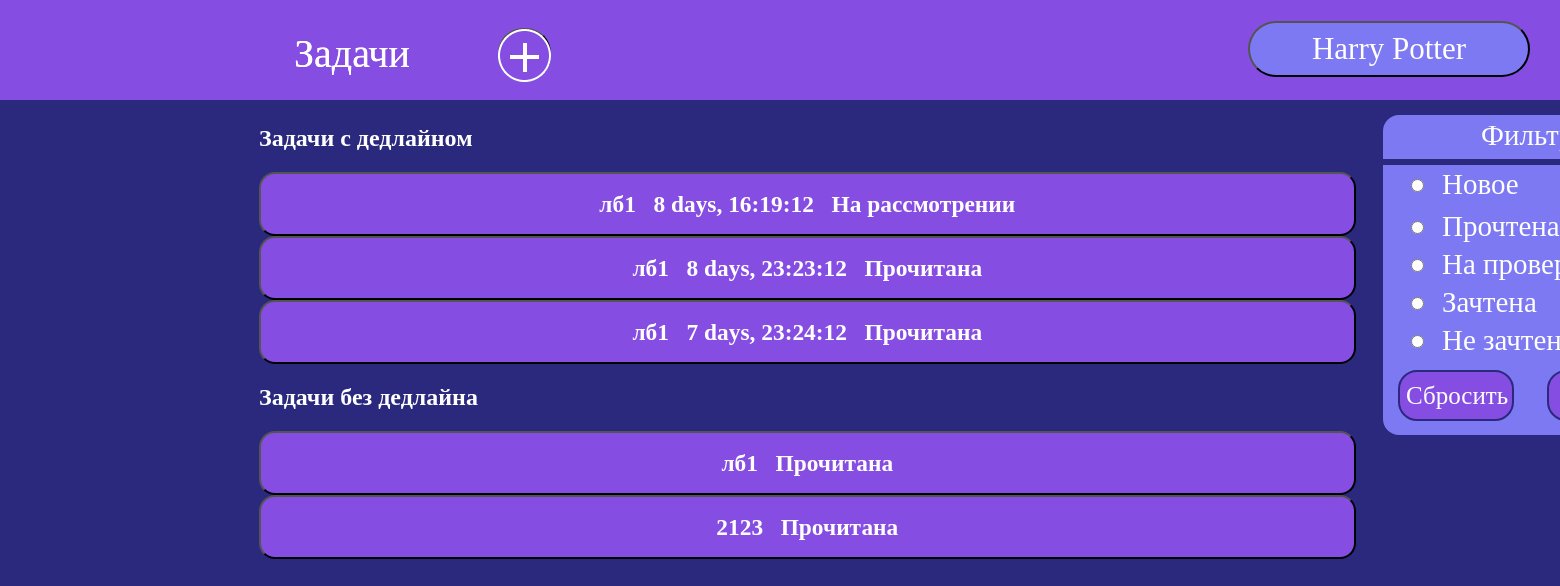
Page /tasks (signed in) on the committed database.
### add_user.py (models this page shows, shortened)
class Users(db.Model, UserMixin):
    id = db.Column(db.Integer, primary_key=True)
    name = db.Column(db.String(100), primary_key=False)
    contact = db.Column(db.String(100), primary_key=False)
    role = db.Column(db.Integer, primary_key=False)
    password = db.Column(db.String(100), primary_key=False)

### task_edit.py (models this page shows, shortened)
class Tasks(db.Model):
    id = db.Column(db.Integer, primary_key=True)
    name_task = db.Column(db.String(100), primary_key=False)
    from_user_id = db.Column(db.Integer, db.ForeignKey('users.id'))
    to_user_id = db.Column(db.Integer, primary_key=False)
    text_task = db.Column(db.Text, primary_key=False)
    files = db.Column(db.Text, primary_key=False)
    begin_date = db.Column(db.DateTime, primary_key=False)
    end_date = db.Column(db.DateTime, primary_key=False)
    status = db.Column(db.String(100), primary_key=False)
    id_ping = db.Column(db.Integer, primary_key=False)
    elevations = db.Column(db.Integer, primary_key=False)

### app.py (the view, shortened to what this page needs)
@app.route('/tasks', methods=['GET', 'POST'])
@login_required
def tasks():
    user = Users.query.filter_by(id=session['_user_id']).first()
    role = user.role
    name_user = user.name
    id_ping = Tasks.id_ping
    max_id = 0
    task_elev = {}
    if role == 0:
        tasks = Tasks.query.filter_by(from_user_id=session['_user_id']).all()
        for task in tasks:
            if max_id < task.id:
                max_id = task.id
    else:
        tasks = Tasks.query.filter_by(to_user_id=session['_user_id']).all()
        for task in tasks:
            if max_id < task.id:
                max_id = task.id
    deadline_list = [0] * (max_id + 1)
    task_list = [0] * (max_id + 1)
    for task in tasks:
        if task.end_date:
            deadline_list[task.id] = str(task.end_date - datetime.now()).replace(' days ', ':')
        user_task = Users.query.filter_by(id=task.from_user_id).first()
        nmUser = user_task.name
        task_list[task.id] = nmUser
    tasks_all = []
    if role == 0:
        for task in tasks:
            if task.id_ping != 1:
                tasks_all.append(task)
    else:
        for task in tasks:
            if task.id_ping != 2:
                tasks_all.append(task)
    for task in tasks_all:
        task_elev[task] = task.elevations
    task_elev_list = []
    sorted_tuple = sorted(task_elev.items(), key=lambda x: x[1])
    task_elev = dict(sorted_tuple)
    for task in task_elev.keys():
        task_elev_list.append(task)
    task_elev_list.reverse()
    status_filter = request.form.get('filter')
    return render_template("tasks.html",
                           name_user=name_user,
                           role=role,
                           tasks=task_elev_list,
                           task_list=task_list,
                           deadline_list=deadline_list,
                           session=session,
                           id_ping=id_ping
                           )

### add_user.py (called while the page is built)
@manager.user_loader
def load_user(user_id):
    return Users.query.get(user_id)

### templates/tasks.html (shortened to what this page needs)
<!doctype html>
<html lang="en">
<head>
    <link rel="stylesheet" href="{{ url_for('static', filename='css/tasks.css') }}">
</head>
<body>
    <div id="rectangle9"></div>
    <div id="rectangle12"></div>
    <div id="vector8"></div>
    <form method="post">
    <label><input type="radio" name="filter" value="nonecheck"/></label>
    <label1><input type="radio" name="filter" value="read"/></label1>
    <label2><input type="radio" name="filter" value="looking"/></label2>
    <label3><input type="radio" name="filter" value="good"/></label3>
    <label4><input type="radio" name="filter" value="bad"/></label4>
        <button class="button19" name="filter" type="reset">Сбросить</button>
        <button class="button20" name="filtered" type="submit">Найти</button>
    </form>
    <h65>Фильтр</h65>
    <h66>Новое</h66>
    <h67>Прочтена</h67>
    <h68>На проверке</h68>
    <h69>Зачтена</h69>
    <h70>Не зачтена</h70>
<h49>Задачи</h49>
   <form action="/add_tasks" method="GET">
    <form action="handler.php">
        {% if role == 0 %}
        <button class="button21">
        <h81><img src="{{ url_for('static', filename='img/круг.png') }}" alt =""></h81>
        <h82><img src="{{ url_for('static', filename='img/плюс.png') }}" alt =""></h82>
        </button>
        {% endif %}
        </form>
    </form>
<h49>Задачи</h49>
    <form action="/profile" method="GET">
<button class="button14" name="{{ name_user }}" type="submit">{{ name_user }}</button>
    </form>
<form action="/view_task" method="get">
    <div class="wrap">
    {% if role == 1 %}
    <h2>Задачи с дедлайном</h2>
    {% for task in tasks %}
        {% if task.end_date != None %}
        <button class="btn-task" name="{{ task.id }}" type="submit">
        <h3>{{ task.name_task }} &nbsp; {{ deadline_list[task.id] }} &nbsp; {{ task_list[task.id] }} &nbsp; {{ task.status }}</h3>
        </button>
        {% endif %}
    {% endfor %}
    <h2>Задачи без дедлайна</h2>
    {% for task in tasks %}
        {% if task.end_date == None %}
        <button class="btn-task" name="{{ task.id }}" type="submit">
        <h3>{{ task.name_task }} &nbsp; {{ task_list[task.id] }} &nbsp; {{ task.status }}</h3>
        </button>
        {% endif %}
    {% endfor %}
    {% else %}
    <h2>Задачи с дедлайном</h2>
    {% for task in tasks %}
        {% if task.end_date != None %}
        <button class="btn-task" name="{{ task.id }}" type="submit">
            <h3>{{ task.name_task }} &nbsp; {{ deadline_list[task.id] }} &nbsp; {{ task.status }}</h3>
        </button>
        {% endif %}
    {% endfor %}
    <h2>Задачи без дедлайна</h2>
    {% for task in tasks %}
        {% if task.end_date == None %}
            <button class="btn-task" name="{{ task.id }}" type="submit">
        <h3>{{ task.name_task }} &nbsp; {{ task.status }}</h3>
            </button>
        {% endif %}
    {% endfor %}
    {% endif %}
    </div>
</form>
</body>
</html>

### static/css/tasks.css (style rules this page uses)
body { margin: 0; background: #2A297E; }
#rectangle9 { position: absolute; width: 1920px; height: 100px; left: 0px; top: 0px; background: #864DE2; }
#rectangle12 { position: absolute; width: 293px; height: 320px; left: 1383px; top: 115px; background: #7C79F2; border-radius: 16px; }
#vector8 { position: absolute; width: 293px; height: 0px; left: 1383px; top: 159px; border: solid #2A297E; }
h65 { position: absolute; width: 84px; height: 33px; left: 1481px; top: 119px; font-family: 'Cuprum'; font-style: normal; font-weight: 400; font-size: 29px; line-height: 33px; color: #FFFFFF; }
h66 { position: absolute; width: 68px; height: 33px; left: 1442px; top: 168px; font-family: 'Cuprum'; font-style: normal; font-weight: 400; font-size: 29px; line-height: 33px; color: #FFFFFF; }
h67 { position: absolute; width: 106px; height: 33px; left: 1442px; top: 210px; font-family: 'Cuprum'; font-style: normal; font-weight: 400; font-size: 29px; line-height: 33px; color: #FFFFFF; }
h68 { position: absolute; width: 141px; height: 33px; left: 1442px; top: 248px; font-family: 'Cuprum'; font-style: normal; font-weight: 400; font-size: 29px; line-height: 33px; white-space: nowrap; color: #FFFFFF; }
h69 { position: absolute; width: 89px; height: 33px; left: 1442px; top: 286px; font-family: 'Cuprum'; font-style: normal; font-weight: 400; font-size: 29px; line-height: 33px; color: #FFFFFF; }
h70 { position: absolute; width: 123px; height: 33px; left: 1442px; top: 324px; font-family: 'Cuprum'; font-style: normal; font-weight: 400; font-size: 29px; line-height: 33px; white-space: nowrap; color: #FFFFFF; }
label { position: absolute; width: 25px; height: 25px; left: 1406px; top: 176px; }
label1 { position: absolute; width: 25px; height: 25px; left: 1406px; top: 218px; }
label2 { position: absolute; width: 25px; height: 25px; left: 1406px; top: 256px; }
label3 { position: absolute; width: 25px; height: 25px; left: 1406px; top: 294px; }
label4 { position: absolute; width: 25px; height: 25px; left: 1406px; top: 332px; }
h3 { color: white; font-family: 'Cuprum'; }
h2 { color: white; font-family: 'Cuprum'; }
h49 { position: absolute; width: 118px; height: 47px; left: 294px; top: 31px; font-family: 'Cuprum'; font-style: normal; font-weight: 400; font-size: 40px; line-height: 46px; color: #FFFFFF; }
.button14 { position: absolute; width: 282px; height: 56px; left: 1248px; top: 21px; cursor: pointer; background: #7C79F2; border-radius: 30px; font-family: 'Cuprum'; font-style: normal; font-weight: 400; font-size: 31px; line-height: 10px; text-align: center; color: #FFFFFF; }
h81 { position: absolute; width: 53px; height: 53px; left: -2px; top: -1px; }
h82 { position: absolute; width: 29px; height: 29px; left: 10px; top: 4px; }
.button21 { position: absolute; width: 53px; height: 53px; left: 498px; top: 28px; cursor: pointer; background: #7C79F2; border-radius: 25px; font-family: 'Cuprum'; font-style: normal; font-weight: 400; font-size: 31px; line-height: 55px; text-align: center; color: #FFFFFF; }
.wrap { margin-left: 259px; margin-top: 125px; }
.btn-task { width: 1096.6px; height: 64px; background: #864DE2; border-radius: 16px; cursor: pointer; font-family: 'Cuprum'; font-style: normal; font-weight: 400; font-size: 20px; line-height: 10px; text-align: center; }
.button19 { position: absolute; width: 116px; height: 51px; left: 1398px; top: 370px; cursor: pointer; background: #864DE2; border: 2px solid #2A297E; border-radius: 19px; font-family: 'Cuprum'; font-style: normal; font-weight: 400; font-size: 25px; line-height: 20px; text-align: center; color: #FFFFFF; }
.button20 { position: absolute; width: 116px; height: 51px; left: 1547px; top: 370px; cursor: pointer; background: #864DE2; border: 2px solid #2A297E; border-radius: 19px; font-family: 'Cuprum'; font-style: normal; font-weight: 400; font-size: 29px; line-height: 47px; text-align: center; color: #FFFFFF; }

### rows in the picture
Users: name "Harry Potter"
Tasks: name_task "лб1", id "8 days, 16:19:12", status "На рассмотрении"
Tasks: name_task "лб1", deadline_list "8 days, 23:23:12", status "Прочитана"
Tasks: name_task "лб1", deadline_list "7 days, 23:24:12", status "Прочитана"
Tasks: name_task "лб1", status "Прочитана"
Tasks: name_task "2123", status "Прочитана"
